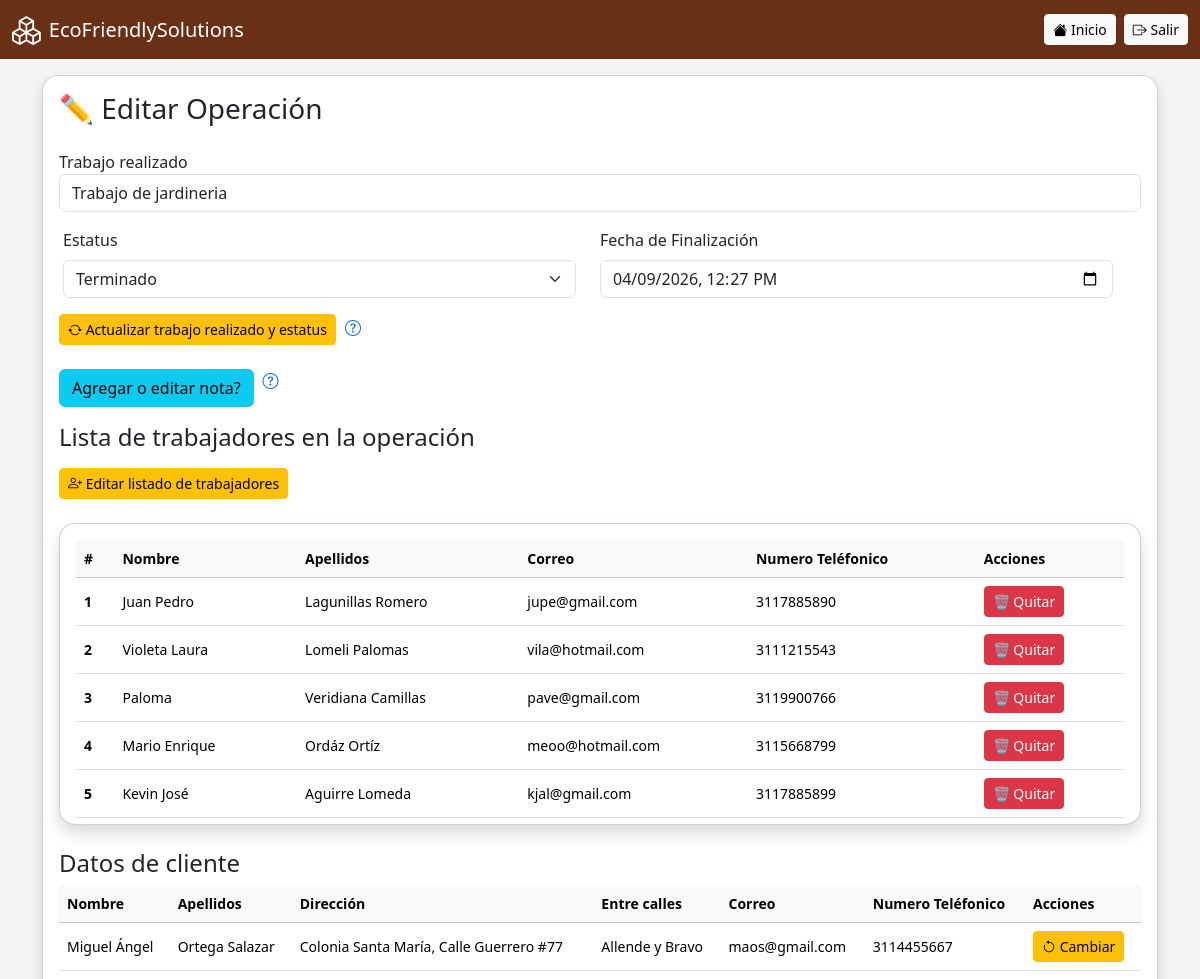
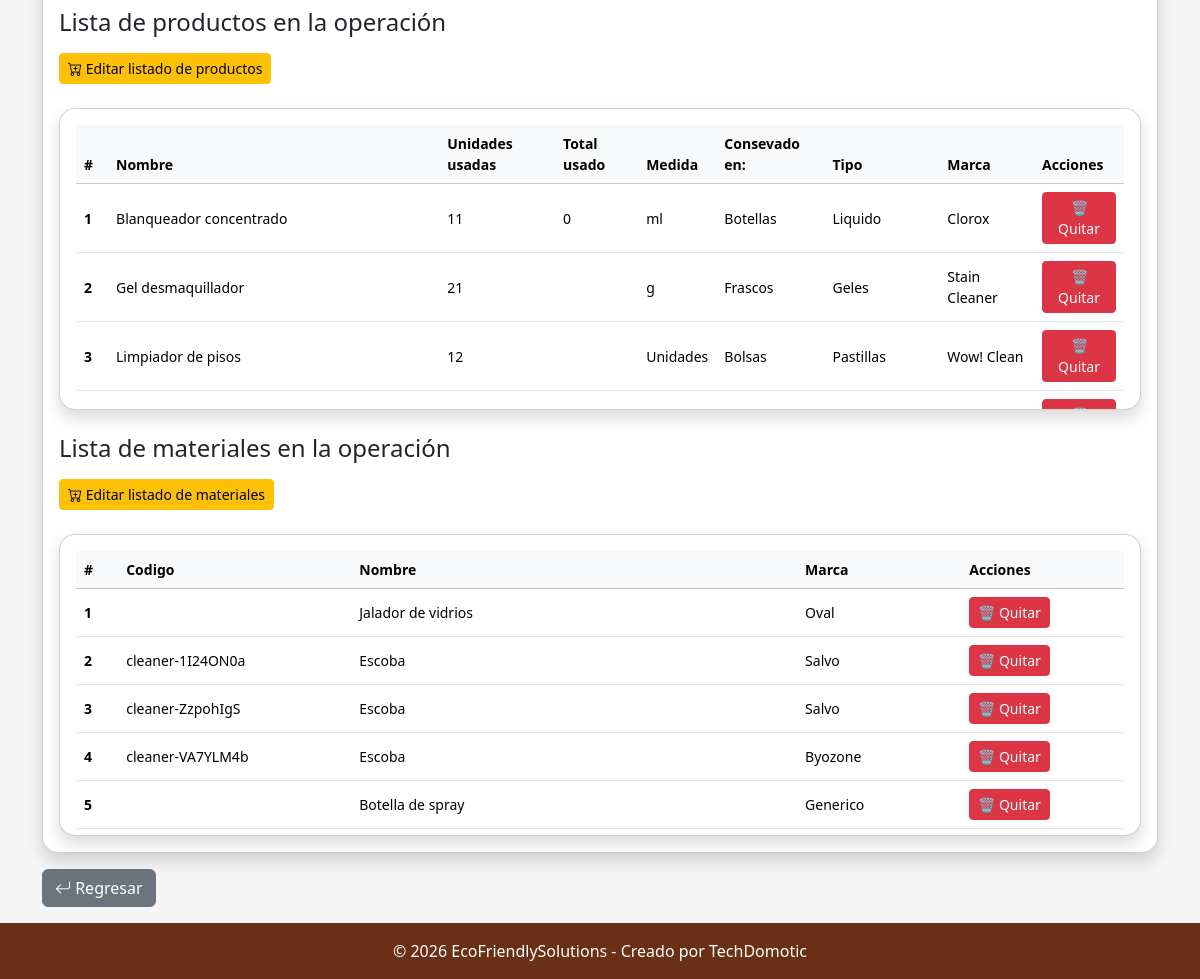
The page /operacion/editar.php?id=4&id_grupo_trabajadores=2XXTFT78 (signed in) on the database its author committed (2 pictures, top to bottom).
### tables this page shows
CREATE TABLE `operacion` (
  `id_operacion` int(11) NOT NULL,
  `trabajo_realizado` varchar(200) DEFAULT NULL,
  `estatus` varchar(90) NOT NULL,
  `id_grupo_trabajadores` varchar(120) NOT NULL,
  `id_grupo_productos` varchar(120) NOT NULL,
  `id_grupo_materiales` varchar(120) NOT NULL,
  `id_cliente` int(11) NOT NULL,
  `fecha_creacion` timestamp NOT NULL DEFAULT current_timestamp(),
  `fecha_finalizacion` datetime DEFAULT NULL
);

CREATE TABLE `grupo_trabajadores` (
  `id_grupo_trabajadores` varchar(120) NOT NULL,
  `id_trabajador` int(11) NOT NULL,
  `fecha_creacion` timestamp NOT NULL DEFAULT current_timestamp(),
  `ultima_actualizacion` timestamp NOT NULL DEFAULT current_timestamp() ON UPDATE current_timestamp()
);

CREATE TABLE `rh` (
  `id_trabajador` int(11) NOT NULL,
  `nombre` varchar(100) NOT NULL,
  `apellidos` varchar(150) DEFAULT NULL,
  `rol` tinyint(1) NOT NULL DEFAULT 0,
  `password` varchar(150) DEFAULT NULL,
  `edad` int(11) DEFAULT NULL,
  `direccion` varchar(150) DEFAULT NULL,
  `entre_calles` varchar(200) DEFAULT NULL,
  `correo` varchar(100) DEFAULT NULL,
  `numero_telefonico` bigint(11) DEFAULT NULL,
  `activo` tinyint(1) NOT NULL DEFAULT 1,
  `fecha_creacion` timestamp NOT NULL DEFAULT current_timestamp()
);

CREATE TABLE `crm` (
  `id_cliente` int(11) NOT NULL,
  `nombre` varchar(100) NOT NULL,
  `apellidos` varchar(150) DEFAULT NULL,
  `direccion` varchar(150) DEFAULT NULL,
  `entre_calles` varchar(200) DEFAULT NULL,
  `correo` varchar(100) DEFAULT NULL,
  `numero_telefonico` bigint(11) DEFAULT NULL,
  `activo` tinyint(1) NOT NULL DEFAULT 1,
  `fecha_creacion` timestamp NOT NULL DEFAULT current_timestamp()
);

CREATE TABLE `grupo_materiales` (
  `id_interno` int(11) NOT NULL,
  `id_grupo_materiales` varchar(120) NOT NULL,
  `id_material` int(11) DEFAULT NULL,
  `cantidad` int(11) DEFAULT NULL,
  `fecha_creacion` timestamp NOT NULL DEFAULT current_timestamp(),
  `ultima_actualizacion` timestamp NOT NULL DEFAULT current_timestamp() ON UPDATE current_timestamp()
);

CREATE TABLE `material` (
  `id_material` int(11) NOT NULL,
  `codigo` varchar(150) DEFAULT NULL,
  `nombre` varchar(100) NOT NULL,
  `marca` varchar(120) DEFAULT NULL,
  `razon` varchar(200) DEFAULT NULL,
  `estatus` tinyint(1) DEFAULT 1,
  `fecha_creacion` timestamp NOT NULL DEFAULT current_timestamp(),
  `fecha_eliminacion` timestamp NOT NULL DEFAULT current_timestamp() ON UPDATE current_timestamp()
);

### operacion/editar.php (the view, shortened to what this page needs)
<?php
include '../includes/conexion.php';
$id = intval($_GET['id']);
$id_grupo_trabajadores = isset($_GET['id_grupo_trabajadores'])
    ? trim($_GET['id_grupo_trabajadores'])
    : null;
include '../includes/header.php';
$operacion = $conn->query("
SELECT * FROM operacion WHERE id_operacion=$id
")->fetch_assoc();
$result_trabajadores = $conn->query("
SELECT R.id_trabajador,
	   R.nombre,
	   R.apellidos,
	   R.correo,
	   R.numero_telefonico,
	   GT.id_grupo_trabajadores FROM rh AS R INNER JOIN
	   grupo_trabajadores AS GT ON GT.id_trabajador = R.id_trabajador INNER JOIN
	   grupos_trabajadores AS GTR ON GTR.id_grupo_trabajadores = GT.id_grupo_trabajadores INNER JOIN
	   operacion AS O ON O.id_grupo_trabajadores = GTR.id_grupo_trabajadores WHERE O.id_operacion =$id
");
$result_cliente = $conn->query("
SELECT C.id_cliente,
	   C.nombre,
	   C.apellidos,
       C.direccion,
       C.entre_calles,
	   C.correo,
	   C.numero_telefonico FROM crm AS C INNER JOIN
	   operacion AS O ON O.id_cliente = C.id_cliente WHERE O.id_operacion = $id
");
$result_grupo_productos = $conn->query("
SELECT P.id_producto,
	   P.nombre,
	   GP.cantidad,
       GP.consumido,
       P.medida,
	   P.conservado,
	   P.tipo,
	   P.marca FROM productos AS P INNER JOIN
	   grupo_productos AS GP ON GP.id_producto = P.id_producto INNER JOIN
	   grupos_productos AS GSP ON GSP.id_grupo_productos = GP.id_grupo_productos INNER JOIN
	   operacion AS O ON O.id_grupo_productos = GSP.id_grupo_productos WHERE O.id_operacion = $id
");
$result_grupo_materiales = $conn->query("
SELECT M.id_material,
       M.codigo,
	   M.nombre,
	   M.marca,
	   GM.id_grupo_materiales FROM material AS M INNER JOIN
	   grupo_materiales AS GM ON GM.id_material = M.id_material INNER JOIN
	   grupos_materiales AS GSM ON GSM.id_grupo_materiales = GM.id_grupo_materiales INNER JOIN
	   operacion AS O ON O.id_grupo_materiales = GSM.id_grupo_materiales WHERE O.id_operacion = $id
");
?>
<div class="card shadow rounded-4">
<div class="card-body">
<h3 class="mb-4">✏️ Editar Operaci&oacute;n</h3>
<form method="POST" class="row g-3">
<div class="col-12 mb-3">
<label>Trabajo realizado</label>
<input type="text" name="trabajo_realizado"
class="form-control"
value="<?= htmlspecialchars($operacion['trabajo_realizado']); ?>"
required>
</div>
<div class="row">
    <div class="col-md-6">
        <label class="form-label">Estatus</label>
        <select name="estatus" class="form-select">
            <option value="Terminado" <?= $operacion['estatus']=='Terminado'?'selected':'' ?>>Terminado</option>
        </select>
    </div>
    <div class="col-md-6">
        <label class="form-label">Fecha de Finalización</label>
        <input type="datetime-local"
               name="fecha_finalizacion"
               class="form-control"
               value="<?= $operacion['fecha_finalizacion'] ? date('Y-m-d\TH:i', strtotime($operacion['fecha_finalizacion'])) : ''; ?>">
    </div>
</div>
<div class="col-12 mt-3">
<button type="submit" name="btn_actualizar_operacion" class="btn btn-sm btn-warning">
    <i class="bi bi-arrow-repeat"></i> Actualizar trabajo realizado y estatus
</button>
    <i class="bi bi-question-circle text-primary"
     style="cursor: pointer; margin-left: 5px;"
     data-bs-toggle="tooltip"
     data-bs-placement="top"
     title="Este botón solo actualizara los primeros 3 datos al comienzo de página (Trabajo realizado, estatus y fecha realización)">
    </i>
</div>
<p class="d-inline-flex gap-1 mt-4">
  <a class="btn btn-info" data-bs-toggle="collapse" href="#collapseExample" role="button" aria-expanded="false" aria-controls="collapseExample">
    Agregar o editar nota?
  </a>
  <i class="bi bi-question-circle text-primary"
     style="cursor: pointer; margin-left: 5px;"
     data-bs-toggle="tooltip"
     data-bs-placement="top"
     title="Este botón puede permitirle agregar o editar una nota a la operación">
    </i>
</p>
</form>
<h4 class="col-12">Lista de trabajadores en la operaci&oacute;n</h4>
<div class="col-12 mt-3 mb-4">
	<a href="agregar_trabajador.php?id=<?= $id; ?>&id_grupo_trabajadores=<?= $id_grupo_trabajadores; ?>"
	class="btn btn-sm btn-warning">
	<i class="bi bi-person-plus"></i> Editar listado de trabajadores
	</a>
</div>
<div class="card shadow rounded-4">
<div class="card-body table-responsive" style="max-height: 300px; overflow-y: auto;" id="tabla-trabajadores-participantes">
<table class="table table-hover align-middle small">
<thead class="table-light">
<tr>
<th style="position: sticky; top: 0; z-index: 2; background-color: #f8f9fa;">#</th>
<th style="position: sticky; top: 0; z-index: 2; background-color: #f8f9fa;">Nombre</th>
<th style="position: sticky; top: 0; z-index: 2; background-color: #f8f9fa;">Apellidos</th>
<th style="position: sticky; top: 0; z-index: 2; background-color: #f8f9fa;">Correo</th>
<th style="position: sticky; top: 0; z-index: 2; background-color: #f8f9fa;">Numero Tel&eacute;fonico</th>
<th style="position: sticky; top: 0; z-index: 2; background-color: #f8f9fa;">Acciones</th>
</tr>
</thead>
<tbody>
<?php $contador = 1; ?>
<?php while($row = $result_trabajadores->fetch_assoc()): ?>
<td><strong><?= $contador; ?></strong></td>
<td><?= htmlspecialchars($row['nombre']); ?></td>
<td><?= htmlspecialchars($row['apellidos']); ?></td>
<td><?= htmlspecialchars($row['correo']); ?></td>
<td><?= htmlspecialchars($row['numero_telefonico']); ?></td>
<td>
<button onclick="quitarTrabajador(<?= $row['id_trabajador']; ?>, '<?= $id_grupo_trabajadores; ?>', <?= $id; ?>)"
class="btn btn-sm btn-danger">
🗑️ Quitar
</button>
</td>
<?php $contador++; ?>
<?php endwhile; ?>
</tbody>
</table>
</div>
</div>
<h4 class="col-12 mt-4">Datos de cliente</h4>
<div class="table-responsive">
    <table class="table table-hover align-middle small">
        <thead class="table-light">
            <tr>
                <th style="position: sticky; top: 0; z-index: 2; background-color: #f8f9fa;">Nombre</th>
                <th style="position: sticky; top: 0; z-index: 2; background-color: #f8f9fa;">Apellidos</th>
                <th style="position: sticky; top: 0; z-index: 2; background-color: #f8f9fa;">Direcci&oacute;n</th>
                <th style="position: sticky; top: 0; z-index: 2; background-color: #f8f9fa;">Entre calles</th>
                <th style="position: sticky; top: 0; z-index: 2; background-color: #f8f9fa;">Correo</th>
                <th style="position: sticky; top: 0; z-index: 2; background-color: #f8f9fa;">Numero Tel&eacute;fonico</th>
                <th style="position: sticky; top: 0; z-index: 2; background-color: #f8f9fa;">Acciones</th>
            </tr>
        </thead>
        <tbody>
            <?php while($row = $result_cliente->fetch_assoc()): ?>
            <tr> <td id="cliente-nombre"><?= htmlspecialchars($row['nombre']); ?></td>
                <td id="cliente-apellidos"><?= htmlspecialchars($row['apellidos']); ?></td>
                <td id="cliente-direccion"><?= htmlspecialchars($row['direccion']); ?></td>
                <td id="cliente-entre_calles"><?= htmlspecialchars($row['entre_calles']); ?></td>
                <td id="cliente-correo"><?= htmlspecialchars($row['correo']); ?></td>
                <td id="cliente-numero_telefonico"><?= htmlspecialchars($row['numero_telefonico']); ?></td>
                <td>
                    <a class="btn btn-sm btn-warning" data-bs-toggle="collapse" href="#collapseCliente" role="button">
                        <i class="bi bi-arrow-counterclockwise"></i> Cambiar
                    </a>
                </td>
            </tr> <?php endwhile; ?>
        </tbody>
    </table>
</div>
<h4 class="col-12">Lista de productos en la operaci&oacute;n</h4>
<div class="col-12 mt-3 mb-4">
	<a href="agregar_producto.php?id=<?= $id; ?>&id_grupo_productos=<?= $id_grupo_trabajadores; ?>"
	class="btn btn-sm btn-warning">
	<i class="bi bi-cart-plus"></i> Editar listado de productos
	</a>
</div>
<div class="card shadow rounded-4">
<div class="card-body table-responsive" style="max-height: 300px; overflow-y: auto;">
<table class="table table-hover align-middle small">
<thead class="table-light">
<tr>
<th style="position: sticky; top: 0; z-index: 2; background-color: #f8f9fa;">#</th>
<th style="position: sticky; top: 0; z-index: 2; background-color: #f8f9fa;">Nombre</th>
<th style="position: sticky; top: 0; z-index: 2; background-color: #f8f9fa;">Unidades usadas</th>
<th style="position: sticky; top: 0; z-index: 2; background-color: #f8f9fa;">Total usado</th>
<th style="position: sticky; top: 0; z-index: 2; background-color: #f8f9fa;">Medida</th>
<th style="position: sticky; top: 0; z-index: 2; background-color: #f8f9fa;">Consevado en:</th>
<th style="position: sticky; top: 0; z-index: 2; background-color: #f8f9fa;">Tipo</th>
<th style="position: sticky; top: 0; z-index: 2; background-color: #f8f9fa;">Marca</th>
<th style="position: sticky; top: 0; z-index: 2; background-color: #f8f9fa;">Acciones</th>
</tr>
</thead>
<tbody>
<?php $contador = 1; ?>
<?php while($row = $result_grupo_productos->fetch_assoc()): ?>
<td><strong><?= $contador; ?></strong></td>
<td><?= htmlspecialchars($row['nombre']); ?></td>
<td><span id="cantidad-<?= $row['id_producto']; ?>"><?= htmlspecialchars($row['cantidad']); ?></span></td>
<td><?= htmlspecialchars($row['consumido']); ?></td>
<td><?= htmlspecialchars($row['medida']); ?></td>
<td><?= htmlspecialchars($row['conservado']); ?></td>
<td><?= htmlspecialchars($row['tipo']); ?></td>
<td><?= htmlspecialchars($row['marca']); ?></td>
<td class="text-center">
<div class="d-flex flex-row flex-sm-row justify-content-center gap-1">
<button onclick="quitarProducto(<?= $row['id_producto']; ?>, '<?= $id_grupo_trabajadores; ?>', <?= $id; ?>)"
class="btn btn-sm btn-danger">
🗑️ Quitar
</button>
</div>
</td>
<?php $contador++; ?>
<?php endwhile; ?>
</tbody>
</table>
</div>
</div>
<h4 class="col-12 mt-4">Lista de materiales en la operaci&oacute;n</h4>
<div class="col-12 mt-3 mb-4">
	<a href="agregar_material.php?id=<?= $id; ?>&id_grupo_materiales=<?= $id_grupo_trabajadores; ?>"
	class="btn btn-sm btn-warning">
	<i class="bi bi-cart-plus"></i> Editar listado de materiales
	</a>
</div>
<div class="card shadow rounded-4">
<div class="card-body table-responsive" style="max-height: 300px; overflow-y: auto;" id="tabla-trabajadores-participantes">
<table class="table table-hover align-middle small">
<thead class="table-light">
<tr>
<th style="position: sticky; top: 0; z-index: 2; background-color: #f8f9fa;">#</th>
<th style="position: sticky; top: 0; z-index: 2; background-color: #f8f9fa;">Codigo</th>
<th style="position: sticky; top: 0; z-index: 2; background-color: #f8f9fa;">Nombre</th>
<th style="position: sticky; top: 0; z-index: 2; background-color: #f8f9fa;">Marca</th>
<th style="position: sticky; top: 0; z-index: 2; background-color: #f8f9fa;">Acciones</th>
</tr>
</thead>
<tbody>
<?php $contador = 1; ?>
<?php while($row = $result_grupo_materiales->fetch_assoc()): ?>
<td><strong><?= $contador; ?></strong></td>
<td><?= htmlspecialchars($row['codigo']); ?></td>
<td><?= htmlspecialchars($row['nombre']); ?></td>
<td><?= htmlspecialchars($row['marca']); ?></td>
<td>
<button onclick="quitarMaterial(<?= $row['id_material']; ?>, '<?= $id_grupo_trabajadores; ?>', <?= $id; ?>)"
class="btn btn-sm btn-danger">
🗑️ Quitar
</button>
</td>
<?php $contador++; ?>
<?php endwhile; ?>
</tbody>
</table>
</div>
</div>
</div>
</div>
<div class="col-12 mt-3">
    <a href="listar.php" class="btn btn-secondary">
        <i class="bi bi-arrow-return-left"></i> Regresar
    </a>
</div>
<?php include '../includes/footer.php'; ?>

### css/estilos.css (style rules this page uses)
:root { --main-brown: #693015; }
body { background: #f5f5f5; display: flex; flex-direction: column; min-height: 100vh; }

### rows shown on the page
operacion: trabajo_realizado "Trabajo de jardineria", estatus "Terminado", fecha_finalizacion "04/09/2026 12:27"
grupo_trabajadores: id_trabajador.nombre "Juan Pedro", id_trabajador.apellidos "Lagunillas Romero", id_trabajador.correo "jupe@gmail.com", id_trabajador.numero_telefonico "3117885890"
grupo_trabajadores: id_trabajador.nombre "Violeta Laura", id_trabajador.apellidos "Lomeli Palomas", id_trabajador.correo "vila@hotmail.com", id_trabajador.numero_telefonico "3111215543"
grupo_trabajadores: id_trabajador.nombre "Paloma", id_trabajador.apellidos "Veridiana Camillas", id_trabajador.correo "pave@gmail.com", id_trabajador.numero_telefonico "3119900766"
grupo_trabajadores: id_trabajador.nombre "Mario Enrique", id_trabajador.apellidos "Ordáz Ortíz", id_trabajador.correo "meoo@hotmail.com", id_trabajador.numero_telefonico "3115668799"
grupo_trabajadores: id_trabajador.nombre "Kevin José", id_trabajador.apellidos "Aguirre Lomeda", id_trabajador.correo "kjal@gmail.com", id_trabajador.numero_telefonico "3117885899"
crm: nombre "Miguel Ángel", apellidos "Ortega Salazar", direccion "Colonia Santa María, Calle Guerrero #77", entre_calles "Allende y Bravo", correo "maos@gmail.com", numero_telefonico "3114455667"
grupo_materiales: id_material.nombre "Jalador de vidrios", id_material.marca "Oval"
grupo_materiales: id_material.codigo "cleaner-1I24ON0a", id_material.nombre "Escoba", id_material.marca "Salvo"
grupo_materiales: id_material.codigo "cleaner-ZzpohIgS", id_material.nombre "Escoba", id_material.marca "Salvo"
grupo_materiales: id_material.codigo "cleaner-VA7YLM4b", id_material.nombre "Escoba", id_material.marca "Byozone"
grupo_materiales: id_material.nombre "Botella de spray", id_material.marca "Generico"

### other values the page prints
$pageTitle "EcoFriendlySolutions"
$row['nombre'] "Blanqueador concentrado"
$row['cantidad'] "11"
$row['consumido'] "0"
$row['medida'] "ml"
$row['conservado'] "Botellas"
$row['tipo'] "Liquido"
$row['marca'] "Clorox"
$row['nombre'] "Gel desmaquillador"
$row['cantidad'] "21"
$row['medida'] "g"
$row['conservado'] "Frascos"
$row['tipo'] "Geles"
$row['marca'] "Stain Cleaner"
$row['nombre'] "Limpiador de pisos"
